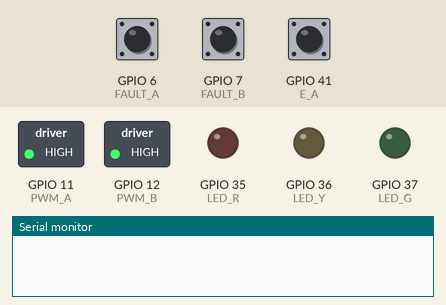
The sketch below on a simulated ESP32-S3. On the bench: switched loads named in the sketch (green lamp = pin HIGH), output pins drawn as LEDs (lit = HIGH), the last lines printed to the serial monitor. Inputs (shaded band) come from the test bench; at power-on: GPIO 6 (FAULT_A) HIGH, GPIO 7 (FAULT_B) HIGH, GPIO 41 (E_A) HIGH. WiFi joins after 1.5 s; servers stay silent unless stated; uploads are accepted with an empty reply.

Above: at 0.1 s.
At 3.0 s:
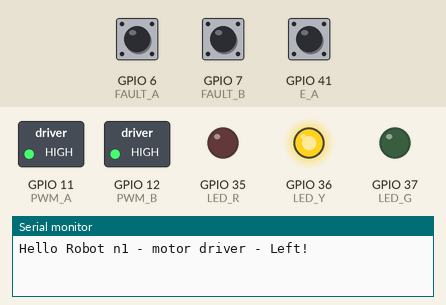
3.1 s: GPIO 6 (FAULT_A) pulled LOW for 0.15 s
At 3.9 s:
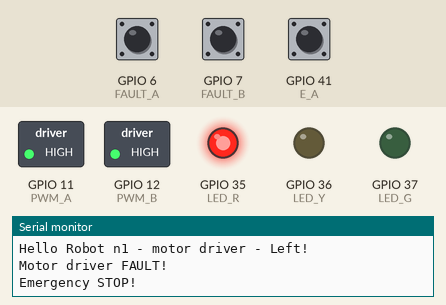
Timing chart, 0 to 6.1 s (numbered marks = the images above; inputs shaded):
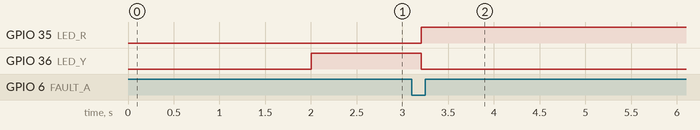

Measured:
- after the input at 3.1 s, GPIO 35 (LED_R): LOW → HIGH after 0.11 s; GPIO 36 (LED_Y): HIGH → LOW after 0.11 s

The sketch:

GEMS_MobileRobot_uC_WiFiClient.ino
```cpp
#include <WiFi.h>
#include <HTTPClient.h>
#include <ArduinoJson.h>

#define BTN 0
#define A_1 1
#define A_2 2
#define A_3 10
#define CAN_RX 4
#define CAN_TX 5
#define FAULT_A 6
#define FAULT_B 7
#define MOT_I 8
#define PWM_A 11
#define PWM_B 12
#define E_A 41
#define E_B 40
#define E_C 13
#define LED_R 35
#define LED_Y 36
#define LED_G 37

#define ADC_R 12
#define PWM_R 10
#define PWM_F 10000

enum action { forward,
              backward,
              brake,
              coast };
enum state { off,
             red,
             yellow,
             green };

bool fault_A = false;
bool fault_B = false;
bool emergency_stop = false;

unsigned long time_0 = 0;
unsigned long time_1 = 0;

float frequency_limit_min = 0.1;    // Hz
float frequency_limit_max = 300.0;  // Hz
int motor_direction = 1;

const char* ssid = "GEMS_Robot_n1";
const char* password = "equalequal";

bool command_received = false;
int command_value = 0;


void setup() {
  Serial.begin(115200);

  pinMode(BTN, INPUT_PULLUP);
  pinMode(A_1, INPUT);
  pinMode(PWM_A, OUTPUT);
  pinMode(PWM_B, OUTPUT);
  pinMode(MOT_I, INPUT);

  pinMode(LED_R, OUTPUT);
  pinMode(LED_Y, OUTPUT);
  pinMode(LED_G, OUTPUT);

  pinMode(E_A, INPUT);
  pinMode(E_B, INPUT);
  pinMode(E_C, INPUT);

  motor_state_LEDs(off);

  pinMode(FAULT_A, INPUT_PULLUP);
  pinMode(FAULT_B, INPUT_PULLUP);

  attachInterrupt(digitalPinToInterrupt(FAULT_A), handle_fault_A, FALLING);
  attachInterrupt(digitalPinToInterrupt(FAULT_B), handle_fault_B, FALLING);

  attachInterrupt(digitalPinToInterrupt(E_A), handle_encoder, FALLING);

  motor_action(brake, 0);

  analogWriteFrequency(PWM_A, PWM_F);
  analogWriteFrequency(PWM_B, PWM_F);

  analogWriteResolution(PWM_A, PWM_R);
  analogWriteResolution(PWM_B, PWM_R);

  motor_action(brake, 0);

  WiFi.begin(ssid, password);
  while (WiFi.status() != WL_CONNECTED) {
    delay(500);
  }

  delay(300);
  Serial.println("Hello Robot n1 - motor driver - Left!");
}

void loop() {
  if (!fault_A && !fault_B) {
    command_request("L_value");
    if (command_received) {
      Serial.println(command_value);
      motor_state_LEDs(green);
      int pwm_value = 1023 - abs(command_value);
      if (command_value > 100) {
        motor_action(forward, pwm_value);
      } else if (command_value < -100) {
        motor_action(backward, pwm_value);
      } else {
        motor_action(brake, 0);
      }
      delay(100);
    } else {
      motor_action(brake, 0);

      motor_state_LEDs(yellow);
    }
  } else {
    motor_action(brake, 0);

    if (fault_A) {
      delay(1);
      if (digitalRead(FAULT_A) == LOW) {
        emergency_stop = true;
      }
      Serial.println("Motor driver FAULT!");
    }
    if (fault_B) {
      delay(1);
      if (digitalRead(FAULT_B) == LOW) {
        emergency_stop = true;
      }
      Serial.println("Current sensor FAULT");
    }
    if (emergency_stop) {
      motor_state_LEDs(red);
      Serial.println("Emergency STOP!");
      while (1) {}
    }
    fault_A = false;
    fault_B = false;
  }
}

float get_motor_frequency() {
  float f = 0.0;

  f = 1000000.0 / (float)(time_1 - time_0);  // Hz
  if ((f < frequency_limit_min) || (f > frequency_limit_max)) {
    f = 0.0;
  }

  return motor_direction * f;
}

void handle_encoder() {
  time_0 = time_1;
  time_1 = micros();
  motor_direction = -1 + 2 * digitalRead(E_B);
}

void handle_fault_A() {
  fault_A = true;
}

void handle_fault_B() {
  fault_B = true;
}

void motor_action(enum action x, int y) {
  int PWM_L = 0;
  int PWM_H = (2 << PWM_R) - 1;

  analogWrite(PWM_A, PWM_H);
  analogWrite(PWM_B, PWM_H);

  switch (x) {
    case forward:
      analogWrite(PWM_A, PWM_H);
      analogWrite(PWM_B, y);
      break;
    case backward:
      analogWrite(PWM_A, y);
      analogWrite(PWM_B, PWM_H);
      break;
    case brake:
      analogWrite(PWM_A, PWM_H);
      analogWrite(PWM_B, PWM_H);
      break;
    case coast://Don't use - Motor driver FAULT
      analogWrite(PWM_A, PWM_L);
      analogWrite(PWM_B, PWM_L);
      break;
  }
}

void motor_state_LEDs(enum state x) {
  int r = LOW;
  int y = LOW;
  int g = LOW;

  switch (x) {
    case red:
      r = HIGH;
      break;
    case yellow:
      y = HIGH;
      break;
    case green:
      g = HIGH;
      break;
  }
  digitalWrite(LED_R, r);
  digitalWrite(LED_Y, y);
  digitalWrite(LED_G, g);
}

void command_request(String s) {
  command_received = false;
  if (WiFi.status() == WL_CONNECTED) {
    HTTPClient http;

    String url = "http://192.168.3.1/api?Question=" + s;
    http.begin(url);
    int httpResponseCode = http.GET();
    if (httpResponseCode > 0) {
      String payload = http.getString();
      StaticJsonDocument<128> doc;
      DeserializationError error = deserializeJson(doc, payload);

      if (!error) {
        command_value = String(doc["Answer"]).toInt();
        command_received = true;
      }
    }
    http.end();
  } else {
    Serial.println("Wi-Fi not connected");
  }
}
```
